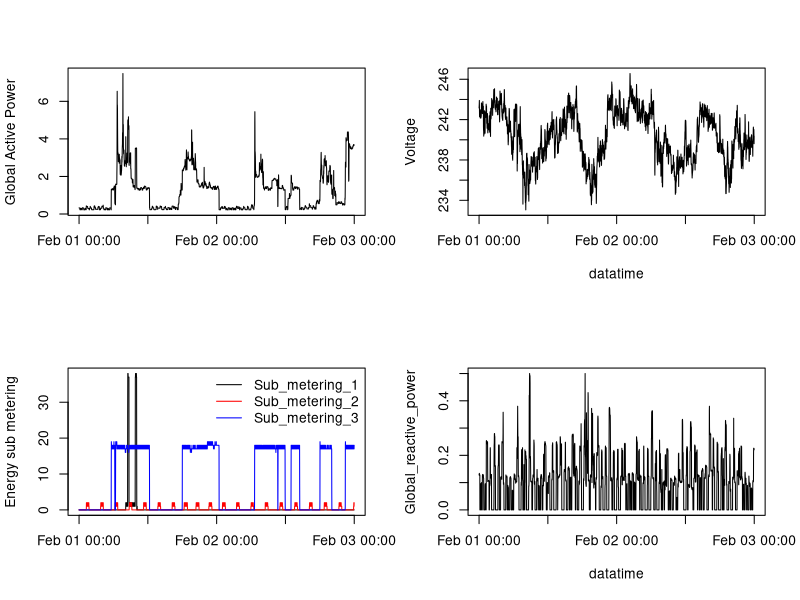

Write R code to recreate this figure.
###---plot 4
### read data
data <- read.csv(file= "household_power_consumption.csv", header =T)
data$DateTime<- paste(data$Date, data$Time, sep = " ")
data$Date2<- strptime(data$DateTime,format="%d/%m/%Y %H:%M:%S")
### plot
png(file = "plot4.png", width = 480, height = 480, units = "px")
par(mfrow = c(2,2))
plot(data$Date2,data$Global_active_power, type= "l",xlab="",ylab ="Global Active Power",main="")
plot(data$Date2,data$Voltage, type= "l",xlab="datatime",ylab ="Voltage",main="")
plot(data$Date2,data$Sub_metering_1, type= "l",xlab="",ylab ="Energy sub metering",main="")
lines(data$Date2,data$Sub_metering_2, col = "red")
lines(data$Date2,data$Sub_metering_3, col = "blue")
legend("topright",lty=c(1,1,1), col = c("black","red","blue"),legend =names(data)[7:9],bty="n")
plot(data$Date2,data$Global_reactive_power,xlab="datatime",ylab="Global_reactive_power", type= "l",main="")
dev.off()